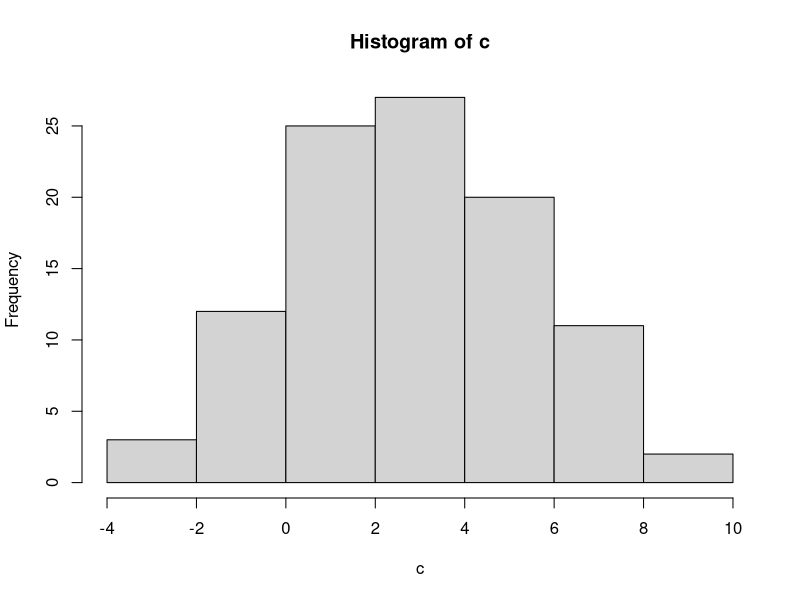
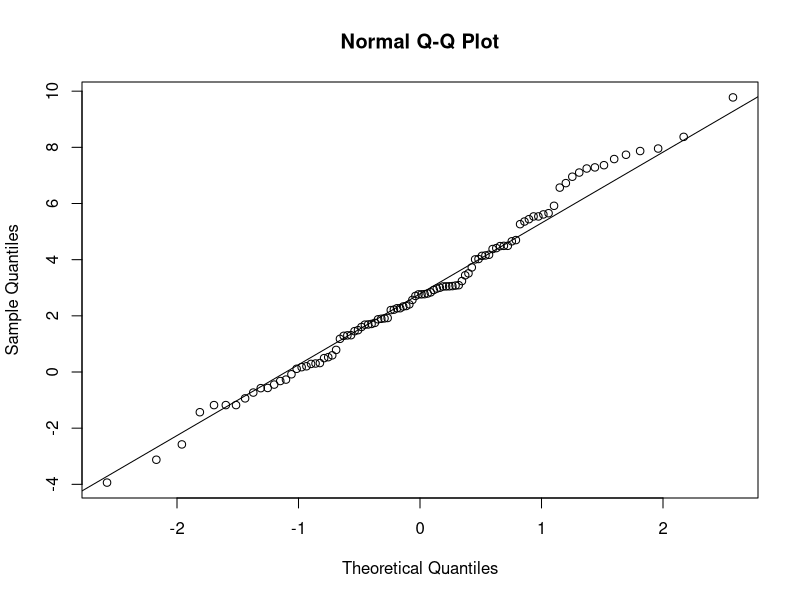
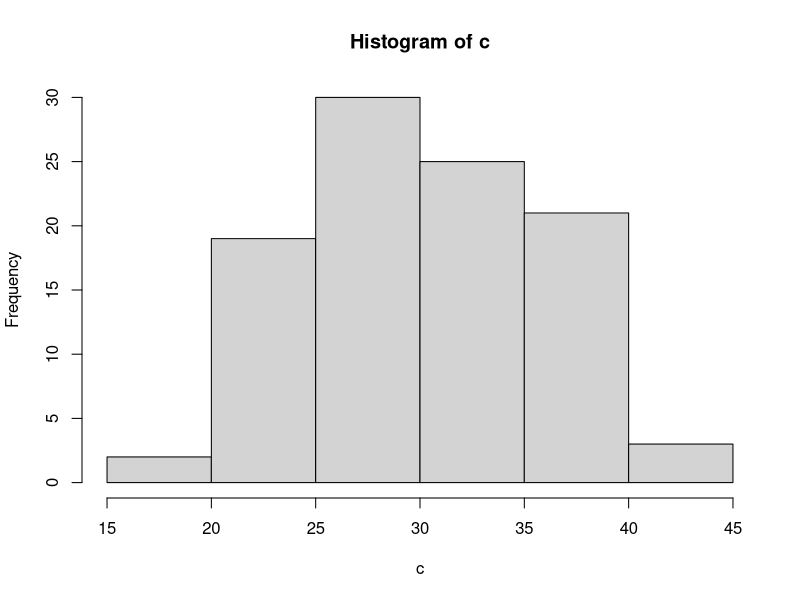
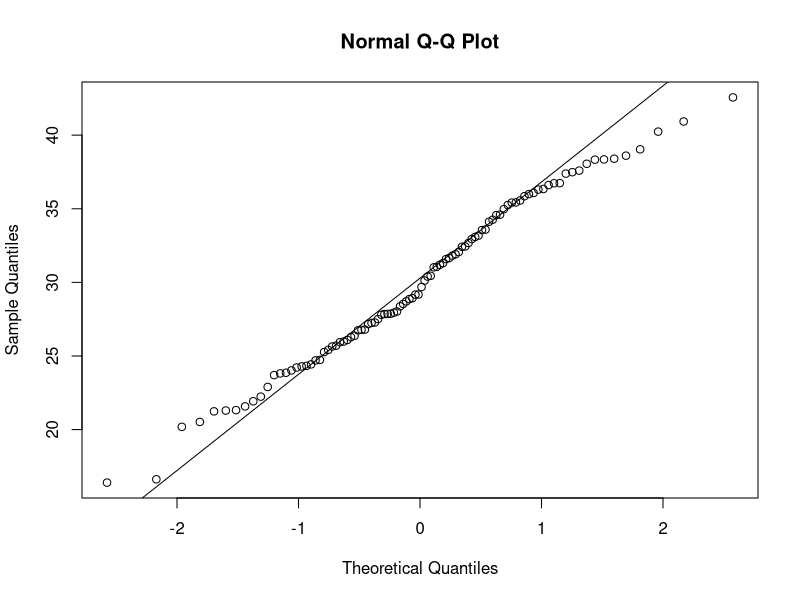

These charts were generated, in order, by the following R code:
#######################################################
#normal distribution with rnorm
x = rnorm(200, 1, 2)

m = matrix(x, nrow = 100)

c = rowSums(m)

hist(c)

qqnorm(c)

qqline(c)

shapiro.test(c)

mean(c)

var(c)

###########################################################
#uniform distribution with runif

x = runif(1000, 0, 6)

m = matrix(x, nrow = 100)

c = rowSums(m)

hist(c)

qqnorm(c)

qqline(c)

shapiro.test(c)

mean(c)

var(c)

